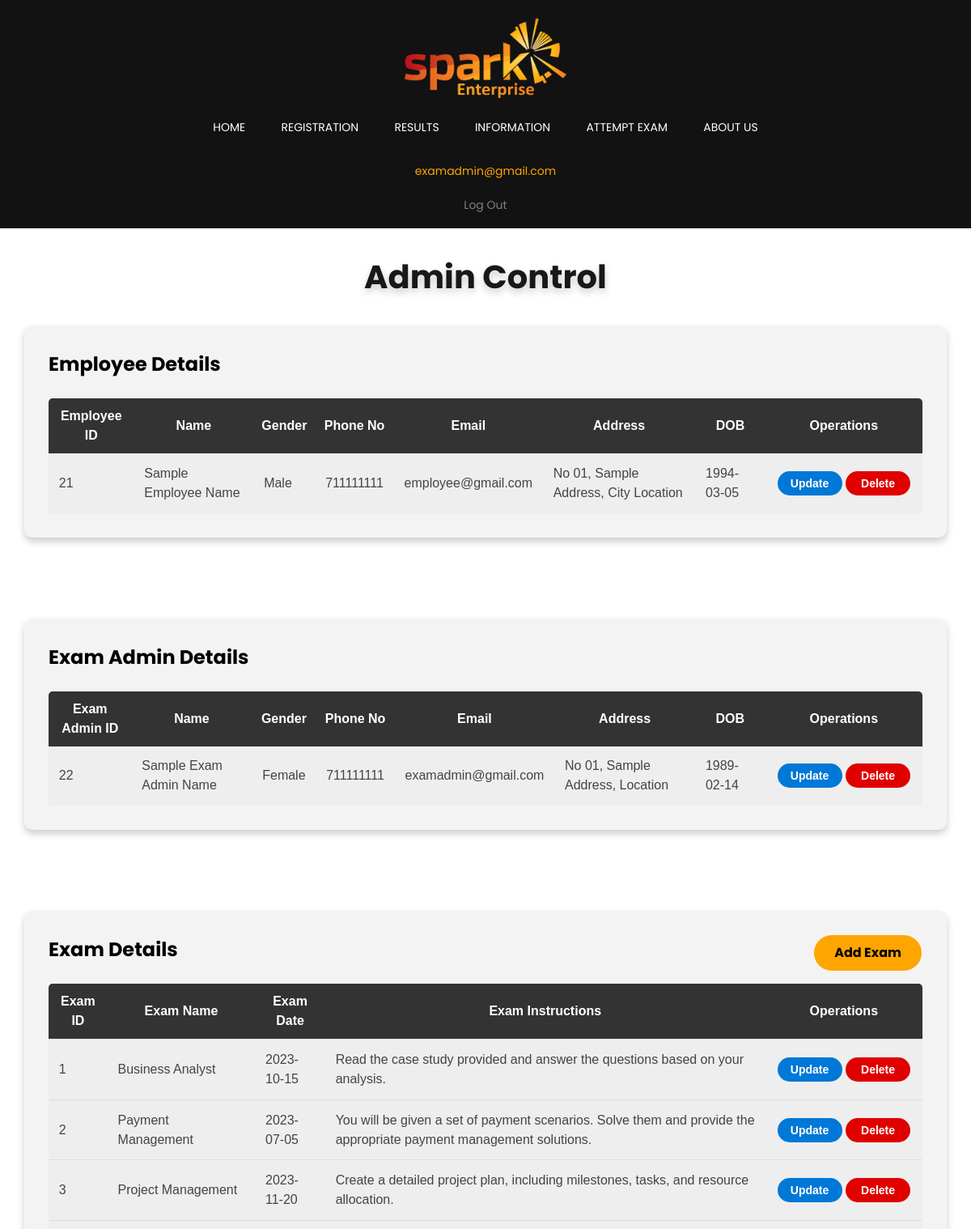
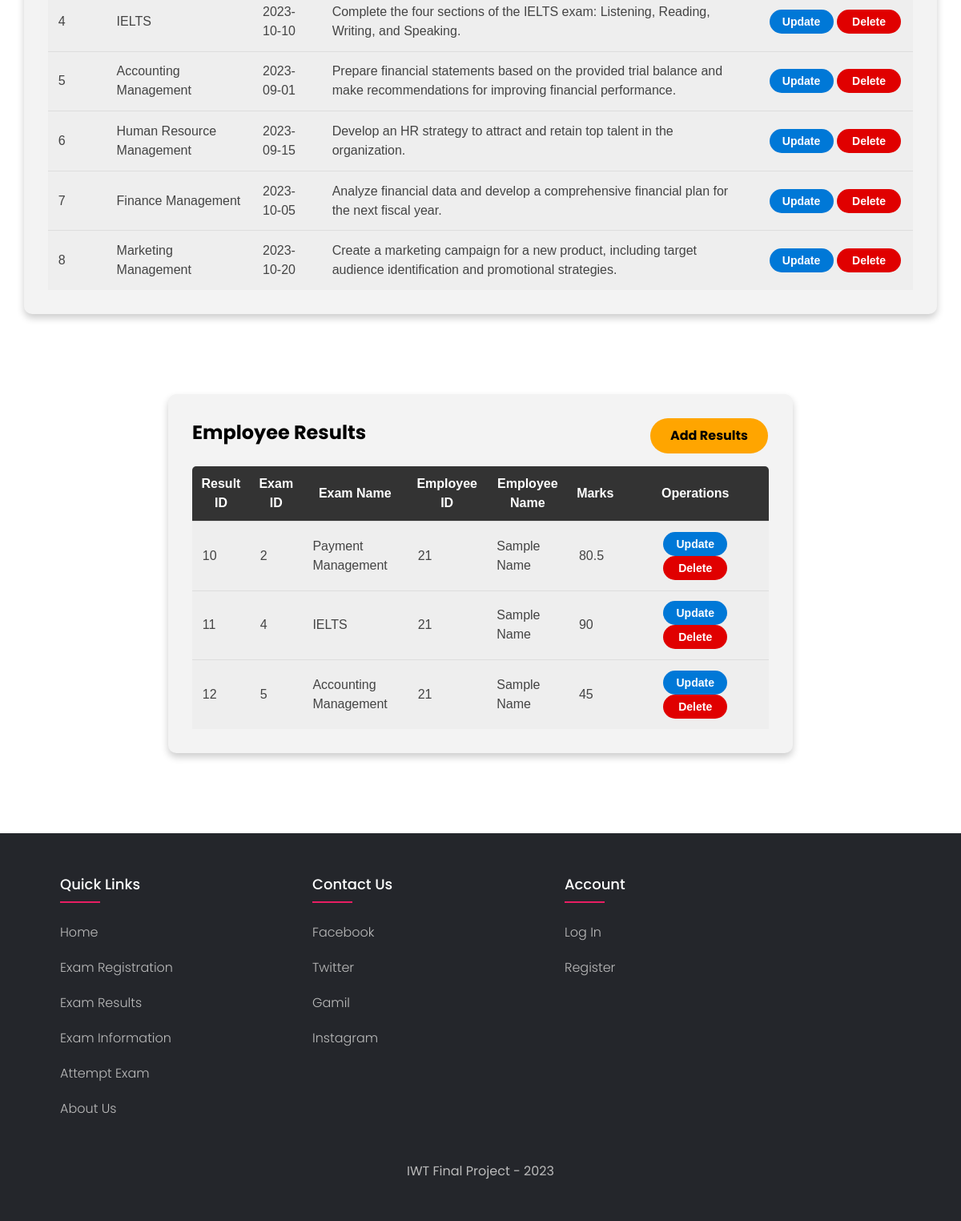
The page /admin_profile.php (signed in) on the database its author committed (2 pictures, top to bottom).
### tables this page shows
CREATE TABLE `user_form` (
  `id` int NOT NULL,
  `Ename` varchar(255) NOT NULL,
  `Egender` varchar(255) NOT NULL,
  `EPhoneNo` int NOT NULL,
  `Email` varchar(255) NOT NULL,
  `Address` varchar(255) NOT NULL,
  `dob` date NOT NULL,
  `password` varchar(255) NOT NULL,
  `User_type` varchar(255) NOT NULL DEFAULT 'Employee'
);

CREATE TABLE `exam` (
  `examID` int NOT NULL,
  `exam_name` varchar(255) NOT NULL,
  `exam_date` date NOT NULL,
  `instructions` varchar(255) NOT NULL
);

CREATE TABLE `results` (
  `resultID` int NOT NULL,
  `examID` int NOT NULL,
  `exam_name` varchar(255) NOT NULL,
  `empID` int NOT NULL,
  `employee_name` varchar(255) NOT NULL,
  `marks` double NOT NULL
);

### admin_profile.php (the view, shortened to what this page needs)
<?php
include('php/config.php');
?>
<!DOCTYPE html>
<html lang="en">
<head>
    <link rel="stylesheet" type="text/css" href="styles/styles.css">
    <link rel="stylesheet" type="text/css" href="styles/admin_profile.css">
</head>
<body>
    <nav>
        <div class="nav-bar">
            <a href="index.php"><img src="images/logo.png" class="logo"></a>
            <ul>
                <li><a href="index.php">Home</a></li>
                <li><a href="exam_registration.php">Registration</a></li>
                <li><a href="exam_results.php">Results</a></li>
                <li><a href="exam_information.php">Information</a></li>
                <li><a href="attempt_exam.php">Attempt Exam</a></li>
                <li><a href="about.php">About Us</a></li>
            </ul>
            <?php
            $logOut = "<a href='logout.php' class='logout'>Log Out</a>";
            if(isset($_SESSION['account']) && $_SESSION['account'] == "employee"){
                echo('  <p>
                        <a href="employee_profile.php" class="user-display">
                                '.$_SESSION['user_email'].'
                        </a> </p>');
                echo($logOut);
            }elseif(isset($_SESSION['account']) && $_SESSION['account'] == "exam_admin"){
                echo('  <p>
                        <a href="exam_admin_profile.php" class="user-display">
                                '.$_SESSION['user_email'].'
                        </a> </p>');
                echo($logOut);
            }elseif(isset($_SESSION['account']) && $_SESSION['account'] == "admin"){
                echo('  <p>
                        <a href="admin_profile.php" class="user-display" style="text-transform: uppercase;">
                        Admin Profile</a> </p>');
                echo($logOut);
            }
            ?>
        </div>
    </nav>
    <h1 class="heading">Admin Control</h1>
    <div class="employee-table">
        <h2>Employee Details</h2> <br>
        <table class="table-style">
        <thead>
        <tr>
            <th>Employee ID</th>
            <th>Name</th>
            <th>Gender</th>
            <th>Phone No</th>
            <th>Email</th>
            <th>Address</th>
            <th>DOB</th>
            <th width="18%">Operations</th>
        </tr>
        </thead>
        <tbody>
            <?php
                $sql = "SELECT * FROM user_form WHERE User_type = 'employee';";
                $result = $con->query($sql);
                if($result && $result->num_rows > 0 ){
                    while($row = $result->fetch_assoc()){
                        $Eid = $row['id'];
                        $EName = $row['Ename'];
                        $Egender = $row['Egender'];
                        $EPhoneNo = $row['EPhoneNo'];
                        $Email = $row['Email'];
                        $EAddress = $row['Address'];
                        $EDOB = $row['dob'];
                        echo '<tr>
                              <td>'.$Eid.'</th>
                              <td>'.$EName.'</td>
                              <td>'.$Egender.'</td>
                              <td>'.$EPhoneNo.'</td>
                              <td>'.$Email.'</td>
                              <td>'.$EAddress.'</td>
                              <td>'.$EDOB.'</td>
                              <td>
                              <center>
                              <button class = "update-btn"><a href="update_employee.php?updateid='.$Eid.'">Update</a></button>
                              <button class = "delete-btn" onclick=" return confirmDelete()"><a href="delete_user.php?deleteid='.$Eid.'">Delete</a></button>
                              </center>
                              </td>
                              </tr>';
                    }
                }
            ?>
        </tbody>
        </table>
    </div>
    <div class="employee-table">
        <h2>Exam Admin Details</h2> <br>
        <table class="table-style">
        <thead>
        <tr>
            <th>Exam Admin ID</th>
            <th>Name</th>
            <th>Gender</th>
            <th>Phone No</th>
            <th>Email</th>
            <th>Address</th>
            <th>DOB</th>
            <th width="18%">Operations</th>
        </tr>
        </thead>
        <tbody>
            <?php
                $sql = "SELECT * FROM user_form WHERE User_type = 'exam_admin';";
                $result = $con->query($sql);
                if($result && $result->num_rows > 0 ){
                    while($row = $result->fetch_assoc()){
                        $Eid = $row['id'];
                        $EName = $row['Ename'];
                        $Egender = $row['Egender'];
                        $EPhoneNo = $row['EPhoneNo'];
                        $Email = $row['Email'];
                        $EAddress = $row['Address'];
                        $EDOB = $row['dob'];
                        echo '<tr>
                              <td>'.$Eid.'</th>
                              <td>'.$EName.'</td>
                              <td>'.$Egender.'</td>
                              <td>'.$EPhoneNo.'</td>
                              <td>'.$Email.'</td>
                              <td>'.$EAddress.'</td>
                              <td>'.$EDOB.'</td>
                              <td>
                              <center>
                              <button class = "update-btn"><a href="update_exam_admin.php?updateid='.$Eid.'">Update</a></button>
                              <button class = "delete-btn" onclick=" return confirmDelete()"><a href="delete_user.php?deleteid='.$Eid.'">Delete</a></button>
                              </center>
                              </td>
                              </tr>';
                    }
                }
            ?>
        </tbody>
        </table>
    </div>
    <div class="exam-table">
        <h2>Exam Details</h2> <br>
        <a class = "add-exam-btn" href="add_exam.php">Add Exam</a>
        <table class="table-style">
        <thead>
        <tr>
            <th>Exam ID</th>
            <th>Exam Name</th>
            <th>Exam Date</th>
            <th>Exam Instructions</th>
            <th width="18%">Operations</th>
        </tr>
        </thead>
        <tbody>
            <?php
                $sql = "SELECT * FROM exam";
                $result = $con->query($sql);
                if($result && mysqli_num_rows($result) > 0 ){
                    while($row = $result->fetch_assoc()){
                        $examID = $row['examID'];
                        $exam_name = $row['exam_name'];
                        $exam_date = $row['exam_date'];
                        $instructions = $row['instructions'];
                        echo '<tr>
                              <td>'.$examID.'</td>
                              <td>'.$exam_name.'</td>
                              <td>'.$exam_date.'</td>
                              <td>'.$instructions.'</td>
                              <td>
                              <center>
                              <button class = "update-btn"><a href="update_exam.php?updateid='.$examID.'">Update</a></button>
                              <button class = "delete-btn" onclick=" return confirmDelete()"><a href="delete_exam.php?deleteid='.$examID.'">Delete</a></button>
                              </center>
                              </td>
                              </tr>';
                    }
                }
            ?>
        </tbody>
        </table>
    </div>
    <div class="result-table">
        <h2>Employee Results</h2> <br>
        <a class = "add-exam-btn" href="add_results.php">Add Results</a>
        <table class="table-style">
        <thead>
        <tr>
            <th>Result ID</th>
            <th>Exam ID</th>
            <th>Exam Name</th>
            <th>Employee ID</th>
            <th>Employee Name</th>
            <th>Marks</th>
            <th width="25.5%">Operations</th>
        </tr>
        </thead>
        <tbody>
            <?php
                $sql = "SELECT * FROM results";
                $result = $con->query($sql);
                if($result && mysqli_num_rows($result) > 0 ){
                    while($row = $result->fetch_assoc()){
                        $resultID = $row['resultID'];
                        $examID = $row['examID'];
                        $exam_name = $row['exam_name'];
                        $empID = $row['empID'];
                        $emp_name = $row['employee_name'];
                        $marks = $row['marks'];
                        echo '<tr>
                              <td>'.$resultID.'</td>
                              <td>'.$examID.'</td>
                              <td>'.$exam_name.'</td>
                              <td>'.$empID.'</td>
                              <td>'.$emp_name.'</td>
                              <td>'.$marks.'</td>
                              <td>
                              <center>
                              <button class = "update-btn"><a href="update_results.php?updateid='.$resultID.'">Update</a></button>
                              <button class = "delete-btn" onclick=" return confirmDelete()"><a href="delete_results.php?deleteid='.$resultID.'">Delete</a></button>
                              </center>
                              </td>
                              </tr>';
                    }
                }
            ?>
        </tbody>
        </table>
    </div>
<footer class="footer">
     <div class="container">
        <div class="row">
            <div class="footer-col">
                <h4>Quick Links</h4>
                <ul>
                    <li><a href="index.php">Home</a></li>
                    <li><a href="exam_registration.php">Exam Registration</a></li>
                    <li><a href="exam_results.php">Exam Results</a></li>
                    <li><a href="exam_information.php">Exam Information</a></li>
                    <li><a href="attempt_exam.php">Attempt Exam</a></li>
                    <li><a href="about.php">About Us</a></li>
                </ul>
            </div>
            <div class="footer-col">
                <h4>Contact Us</h4>
                <ul>
                    <li><a href="#">Facebook</a></li>
                    <li><a href="#">Twitter</a></li>
                    <li><a href="#">Gamil</a></li>
                    <li><a href="#">Instagram</a></li>
                </ul>
            </div>
            <div class="footer-col">
                <h4>Account</h4>
                <ul>
                    <li><a href="login.php">Log In</a></li>
                    <li><a href="register.php">Register</a></li>
                </ul>
            </div>
        </div>
     </div> <br>
     <center><p>IWT Final Project - 2023</p></center>
  </footer>
</body>
</html>

### styles/styles.css (style rules this page uses)
body { line-height: 1.5; font-family: 'Poppins', sans-serif; }
* { margin: 0; padding: 0; }
.logo { width: 200px; height: 110px; cursor: pointer; transition: 0.3s; }
nav { position: relative; background-color: #121212; width: 100%; padding: 10px 0; z-index: 12; }
.nav-bar { width: 95%; margin:auto; padding: 8px 0; display: flex; align-items: center; justify-content: space-between; }
.nav-bar ul li { list-style: none; display: inline-block; margin: 0 20px; position: relative; }
.nav-bar ul li a { text-decoration: none; color: #fff; text-transform: uppercase; font-size: 14px; transition: 0.3s; }
.nav-bar ul li::after { content: ''; height: 3px; width: 0; background: #ee5500; position: absolute; left: 0; bottom: -10px; transition: 0.5s; }
.user-display { color:orange; text-decoration: none; transition: 0.3s; font-size: 14px; cursor: pointer; text-transform: lowercase; }
.logout { font-size: 14px; color: gray; text-decoration: none; transition: 0.3s; }
@media (max-width: 1200px) { .nav-bar { display: flex; flex-direction: column; align-items: center; } }
@media (max-width: 1200px) { .nav-bar ul li::after { bottom: -5px; } }
@media (max-width: 1200px) { .logo { order: -1; margin-bottom: 10px; } }
@media (max-width: 1200px) { ul { padding-left: 0; margin-bottom: 20px; } }
@media (max-width: 1200px) { li { list-style: none; padding-bottom: 10px; } }
@media (max-width: 1200px) { .user-display { order: 2; } }
@media (max-width: 1200px) { .logout { order: 3; padding-top: 20px; } }
.container { max-width: 1170px; margin-left: 60px; }
.row { display: flex; flex-wrap: wrap; }
ul { list-style: none; }
.footer { background-color: #24262b; padding: 50px 0; width: 100%; }
.footer-col { width: 25%; padding: 0 15px; }
.footer-col h4 { font-size: 18px; color: #ffffff; text-transform: capitalize; margin-bottom: 35px; font-weight: 500; position: relative; }
.footer-col h4::before { content: ''; position: absolute; left: 0; bottom: -10px; background-color: #e91e63; height: 2px; box-sizing: border-box; width: 50px; }
.footer-col ul li:not(:last-child) { margin-bottom: 10px; }
.footer-col ul li a, .footer-col p { font-size: 16px; text-transform: capitalize; color: #ffffff; text-decoration: none; font-weight: 300; color: #bbbbbb; display: block; transition: all 0.3s ease; }
.footer p { color: #bbbbbb; }

### styles/admin_profile.css (style rules this page uses)
.heading { text-align: center; padding-top: 30px; color:#181818; text-shadow: 0 5px 10px rgba(0,0,0,.2); font-size: 40px; }
.employee-table { width: 90%; margin: 100px auto; margin-top: 30px; background-color: #f3f3f3; box-shadow: 0 5px 10px rgba(0,0,0,.2); padding: 30px; border-radius: 10px; transition: 0.3s; }
.add-exam-btn { position: absolute; top: 0; right: 0; margin: 30px 31px; padding: 10px 25px; background-color: orange; color: black; text-decoration: none; font-size: 16px; font-weight: bold; border: 0; border-radius: 25px; cursor: pointer; transition: 0.3s; }
.exam-table { width: 90%; margin: 100px auto; margin-top: 30px; background-color: #f3f3f3; box-shadow: 0 5px 10px rgba(0,0,0,.2); padding: 30px; border-radius: 10px; position: relative; transition: 0.3s; }
.result-table { width: 60%; margin: 100px auto; margin-top: 30px; background-color: #f3f3f3; box-shadow: 0 5px 10px rgba(0,0,0,.2); padding: 30px; border-radius: 10px; position: relative; transition: 0.3s; }
.table-style { margin: 0 auto; border-collapse: collapse; font-family: Agenda-Light, sans-serif; font-weight: 100; background: #333; color: #fff; text-rendering: optimizeLegibility; border-radius: 5px; }
.table-style thead tr th { font-weight: 600; }
.table-style thead th, .table-style tbody td { padding: 10px; font-size: 16px; }
.table-style tbody td { padding: .8rem; font-size: 16px; color: #444; background: #eee; transition: 0.3s; }
.table-style tbody tr:not(:last-child) { border-top: 1px solid #ddd; border-bottom: 1px solid #ddd; }
.update-btn { width: 80px; height:30px; background-color: #0078D7; font-size: 14px; font-weight: bold; border: 0; border-radius: 25px; cursor: pointer; transition: 0.3s; }
.delete-btn { width: 80px; height:30px; background-color: rgb(224, 0, 0); font-size: 14px; font-weight: bold; border: 0; border-radius: 25px; cursor: pointer; transition: 0.3s; }
.delete-btn a, .update-btn a { color: #fff; text-decoration: none; }

### rows shown on the page
user_form: id "21", Ename "Sample Employee Name", Egender "Male", EPhoneNo "711111111", Email "employee@gmail.com", Address "No 01, Sample Address, City Location", dob "1994-03-05"
user_form: id "22", Ename "Sample Exam Admin Name", Egender "Female", EPhoneNo "711111111", Email "examadmin@gmail.com", Address "No 01, Sample Address, Location", dob "1989-02-14"
exam: examID "1", exam_name "Business Analyst", exam_date "2023-10-15", instructions "Read the case study provided and answer the questions based on your analysis."
exam: examID "2", exam_name "Payment Management", exam_date "2023-07-05", instructions "You will be given a set of payment scenarios. Solve them and provide the appropriate payment management solutions."
exam: examID "3", exam_name "Project Management", exam_date "2023-11-20", instructions "Create a detailed project plan, including milestones, tasks, and resource allocation."
exam: examID "4", exam_name "IELTS", exam_date "2023-10-10", instructions "Complete the four sections of the IELTS exam: Listening, Reading, Writing, and Speaking."
exam: examID "5", exam_name "Accounting Management", exam_date "2023-09-01", instructions "Prepare financial statements based on the provided trial balance and make recommendations for improving financial performance."
exam: examID "6", exam_name "Human Resource Management", exam_date "2023-09-15", instructions "Develop an HR strategy to attract and retain top talent in the organization."
exam: examID "7", exam_name "Finance Management", exam_date "2023-10-05", instructions "Analyze financial data and develop a comprehensive financial plan for the next fiscal year."
exam: examID "8", exam_name "Marketing Management", exam_date "2023-10-20", instructions "Create a marketing campaign for a new product, including target audience identification and promotional strategies."
results: resultID "10", examID "2", exam_name "Payment Management", empID "21", employee_name "Sample Name", marks "80.5"
results: resultID "11", examID "4", exam_name "IELTS", empID "21", employee_name "Sample Name", marks "90"
results: resultID "12", examID "5", exam_name "Accounting Management", empID "21", employee_name "Sample Name", marks "45"

### other values the page prints
$_SESSION['user_email'] "examadmin@gmail.com"
